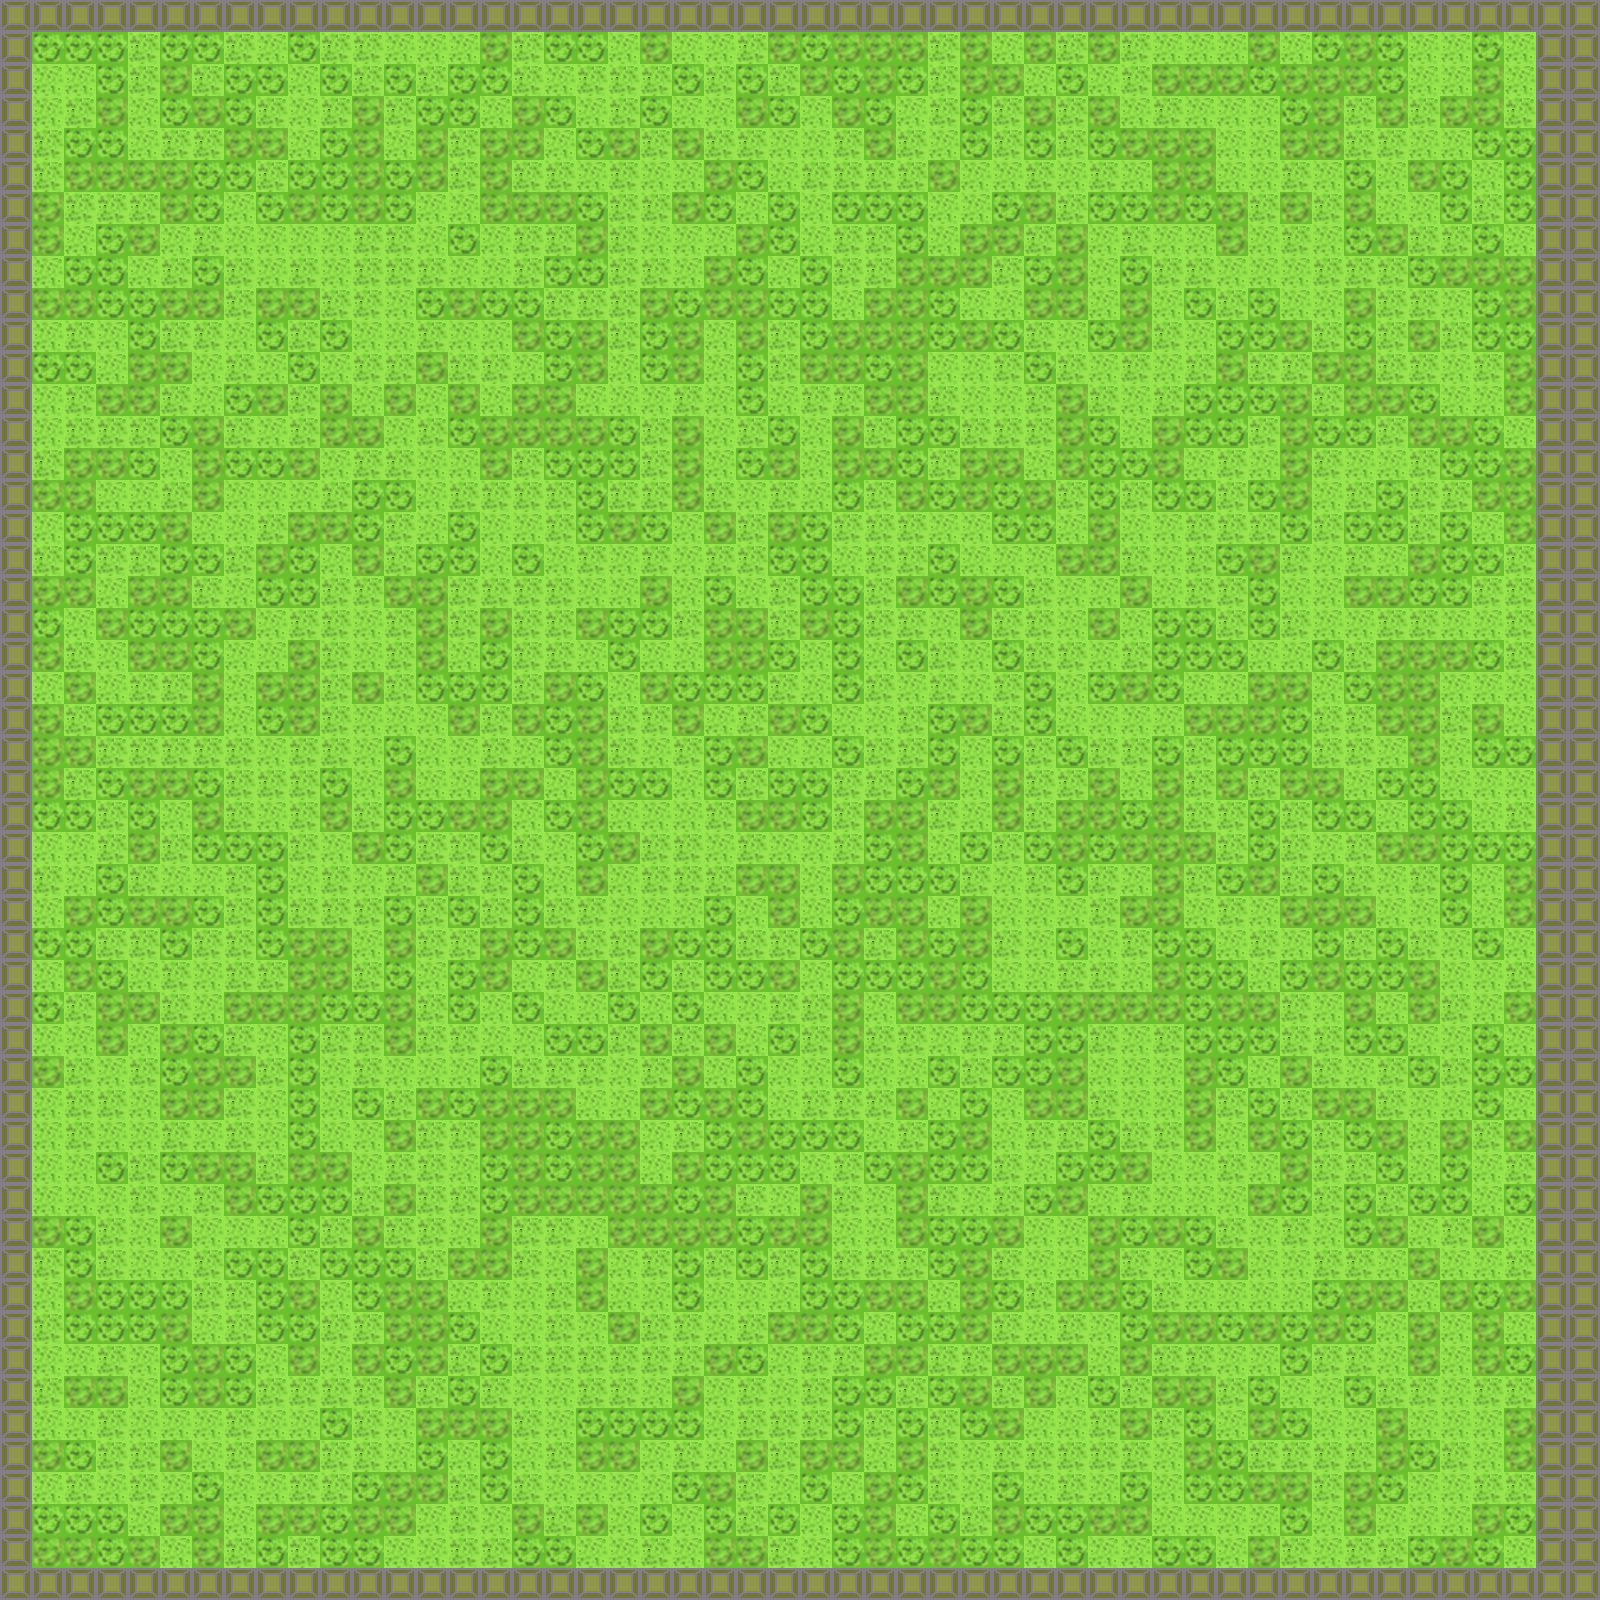

Below is a game level as drawn by its tile map, then a one-line description and the .tmx that defines it (tile-layer data replaced by summaries):
An orthogonal 50x50 tile map with 32x32 px tiles, 2 tile layers (Ground, Walls), 5 tilesets and 15 objects (10x enemy1, 4x wall, player).

<map version="1.9" tiledversion="1.9.2" orientation="orthogonal" renderorder="right-down" width="50" height="50" tilewidth="32" tileheight="32" infinite="0" nextlayerid="4" nextobjectid="35">
 <tileset firstgid="1" source="dirt.tsx" />
 <tileset firstgid="3" source="grass.tsx" />
 <tileset firstgid="5" source="walls.tsx" />
 <tileset firstgid="6" source="Walls.tsx" />
 <tileset firstgid="7" source="tiles.tsx" />
 <objectgroup id="2" name="Things">
  <object id="3" name="wall" x="-0.670703" y="-0.670703" width="1595.54" height="32" />
  <object id="4" name="player" x="605.913" y="963.845" width="32" height="32" />
  <object id="14" name="enemy1" x="1232.35" y="1281.98" width="32" height="32" />
  <object id="23" name="wall" x="3.34784" y="1563.88" width="1595.54" height="32" />
  <object id="24" name="wall" x="-0.378291" y="34.3027" width="32.4287" height="1526.18" />
  <object id="25" name="wall" x="1535.72" y="38.0278" width="32.4287" height="1526.18" />
  <object id="26" name="enemy1" x="1133.51" y="786.981" width="32" height="32" />
  <object id="27" name="enemy1" x="732.952" y="591.359" width="32" height="32" />
  <object id="28" name="enemy1" x="621.168" y="326.804" width="32" height="32" />
  <object id="29" name="enemy1" x="1085.07" y="341.708" width="32" height="32" />
  <object id="30" name="enemy1" x="358.476" y="392.011" width="32" height="32" />
  <object id="31" name="enemy1" x="656.566" y="814.927" width="32" height="32" />
  <object id="32" name="enemy1" x="917.395" y="885.723" width="32" height="32" />
  <object id="33" name="enemy1" x="1334.72" y="213.157" width="32" height="32" />
  <object id="34" name="enemy1" x="270.912" y="142.361" width="32" height="32" />
 </objectgroup>
 <layer id="1" name="Ground" width="50" height="50">
  <data>[2500 cells, 2500 non-empty, 5 distinct tile ids]</data>
 </layer>
 <layer id="3" name="Walls" width="50" height="50">
  <data>[2500 cells, 1 non-empty, 1 distinct tile ids]</data>
 </layer>
</map>
